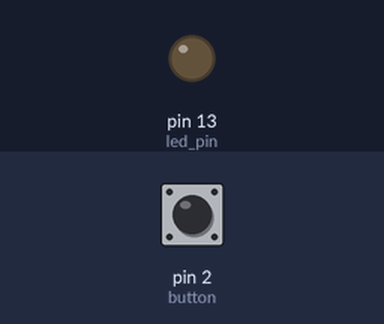
Bench run of a sketch on a simulated Arduino Uno, built with avr-gcc and run on an emulated ATmega328P. On the bench: output pins drawn as LEDs (lit = HIGH). Dashed ring = blinking. The test bench sets the inputs (shaded band); at power-on: pin 2 (button) LOW.

Above: at 1.2 s.
1.3 s: pin 2 (button) pulled HIGH for 3.2 s
At 2.2 s:
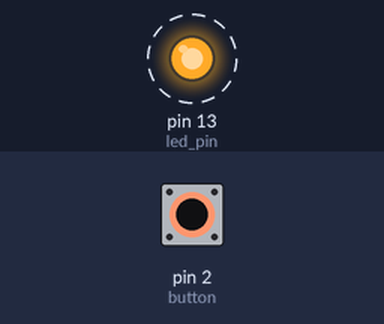
6.0 s: pin 2 (button) pulled HIGH for 0.15 s
At 6.4 s:
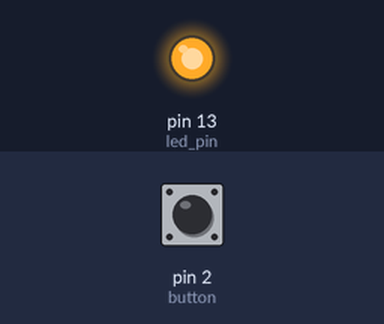
Timing chart, 0 to 9.0 s (numbered marks = the images above; inputs shaded):
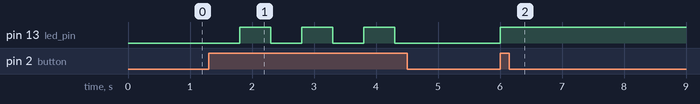

The sketch:

buttonlight.ino
```cpp
const int led_pin = 13;
const int button = 2;

int buttonState = 0;
int pressed = 0;

void setup() {
  pinMode(led_pin, OUTPUT);
  pinMode(button, INPUT);
}


void loop() {
  buttonState = digitalRead(button);

  if (buttonState == HIGH) {
    pressed = (pressed + 1) % 2;
    switch (pressed) {
      case 1:
          digitalWrite(led_pin, LOW);
          break;
      case 0:
          digitalWrite(led_pin, HIGH);
          break;
    }
    delay(500);    // need to slow looping else turns off immediately
  }
}
```

Measured:
- after the input at 1.3 s, pin 13 (led_pin): alternates HIGH for 0.50 s and LOW for 0.50 s, 6 changes in all, then stays LOW, starting after 0.50 s
- after the input at 6.0 s, pin 13 (led_pin): LOW → HIGH at once
